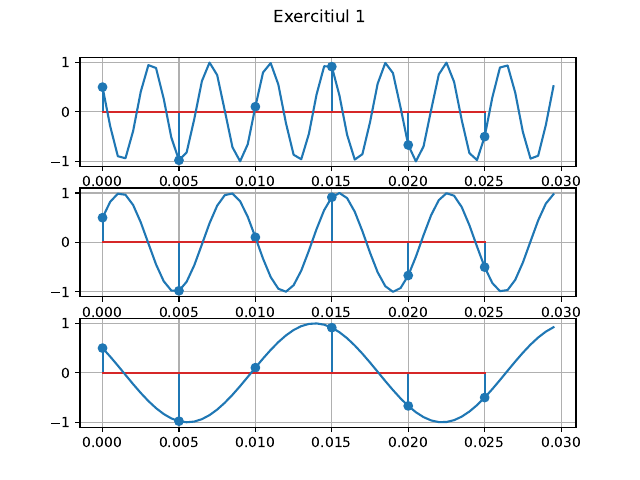

This chart was generated by the following Python code:
import matplotlib.pyplot as plt
import numpy as np

fig, axs = plt.subplots(3)
fig.suptitle('Exercitiul 1')

# a)
t = np.arange(0, 0.03, 0.0005)

# b)
x_t = np.cos(520 * np.pi * t + np.pi / 3)
y_t = np.cos(280 * np.pi * t - np.pi / 3)
z_t = np.cos(120 * np.pi * t + np.pi / 3)

# c) Stem them with a 200Hz frequency
fs = 200  # sampling frequency
t_stem = np.arange(0, 0.03, 1/fs)

x_stem = np.cos(520 * np.pi * t_stem + np.pi / 3)
y_stem = np.cos(280 * np.pi * t_stem - np.pi / 3)
z_stem = np.cos(120 * np.pi * t_stem + np.pi / 3)

axs[0].stem(t_stem, x_stem)
axs[1].stem(t_stem, y_stem)
axs[2].stem(t_stem, z_stem)

axs[0].plot(t, x_t)
axs[1].plot(t, y_t)
axs[2].plot(t, z_t)

for ax in axs:
    ax.grid(True)
plt.show()

# Save the figure to eps
fig.savefig('ex1.pdf', format='pdf')
